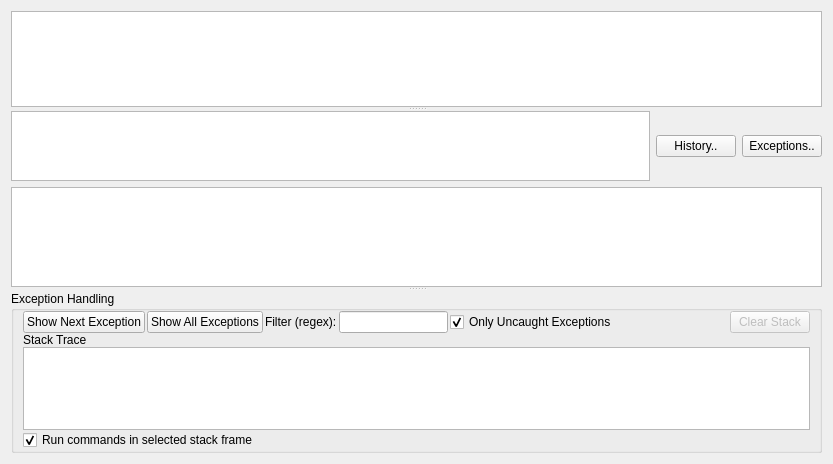
<?xml version="1.0" encoding="UTF-8"?>
<ui version="4.0">
 <class>Form</class>
 <widget class="QWidget" name="Form">
  <property name="geometry">
   <rect>
    <x>0</x>
    <y>0</y>
    <width>833</width>
    <height>464</height>
   </rect>
  </property>
  <property name="windowTitle">
   <string>Console</string>
  </property>
  <layout class="QVBoxLayout" name="verticalLayout_2">
   <item>
    <widget class="QSplitter" name="splitter">
     <property name="orientation">
      <enum>Qt::Vertical</enum>
     </property>
     <widget class="QWidget" name="">
      <layout class="QVBoxLayout" name="verticalLayout">
       <item>
        <widget class="QSplitter" name="splitter_2">
         <property name="orientation">
          <enum>Qt::Vertical</enum>
         </property>
         <widget class="QPlainTextEdit" name="output">
          <property name="font">
           <font>
            <family>Monospace</family>
           </font>
          </property>
          <property name="readOnly">
           <bool>true</bool>
          </property>
         </widget>
         <widget class="QWidget" name="">
          <layout class="QHBoxLayout" name="horizontalLayout">
           <item>
            <widget class="CmdInput" name="textEdit">
             <property name="sizePolicy">
              <sizepolicy hsizetype="Expanding" vsizetype="Preferred">
               <horstretch>0</horstretch>
               <verstretch>0</verstretch>
              </sizepolicy>
             </property>
            </widget>
           </item>
           <item>
            <widget class="QPushButton" name="historyBtn">
             <property name="text">
              <string>History..</string>
             </property>
             <property name="checkable">
              <bool>true</bool>
             </property>
            </widget>
           </item>
           <item>
            <widget class="QPushButton" name="exceptionBtn">
             <property name="text">
              <string>Exceptions..</string>
             </property>
             <property name="checkable">
              <bool>true</bool>
             </property>
            </widget>
           </item>
          </layout>
         </widget>
        </widget>
       </item>
       <item>
        <widget class="QListWidget" name="historyList">
         <property name="font">
          <font>
           <family>Monospace</family>
          </font>
         </property>
        </widget>
       </item>
      </layout>
     </widget>
     <widget class="QGroupBox" name="exceptionGroup">
      <property name="title">
       <string>Exception Handling</string>
      </property>
      <layout class="QGridLayout" name="gridLayout_2">
       <property name="topMargin">
        <number>0</number>
       </property>
       <property name="bottomMargin">
        <number>0</number>
       </property>
       <property name="horizontalSpacing">
        <number>2</number>
       </property>
       <property name="verticalSpacing">
        <number>0</number>
       </property>
       <item row="2" column="0" colspan="7">
        <widget class="QListWidget" name="exceptionStackList">
         <property name="alternatingRowColors">
          <bool>true</bool>
         </property>
        </widget>
       </item>
       <item row="1" column="0" colspan="7">
        <widget class="QLabel" name="exceptionInfoLabel">
         <property name="text">
          <string>Stack Trace</string>
         </property>
         <property name="wordWrap">
          <bool>true</bool>
         </property>
        </widget>
       </item>
       <item row="0" column="2">
        <widget class="QLabel" name="label">
         <property name="text">
          <string>Filter (regex):</string>
         </property>
        </widget>
       </item>
       <item row="0" column="4">
        <widget class="QCheckBox" name="onlyUncaughtCheck">
         <property name="text">
          <string>Only Uncaught Exceptions</string>
         </property>
         <property name="checked">
          <bool>true</bool>
         </property>
        </widget>
       </item>
       <item row="0" column="0">
        <widget class="QPushButton" name="catchNextExceptionBtn">
         <property name="text">
          <string>Show Next Exception</string>
         </property>
         <property name="checkable">
          <bool>true</bool>
         </property>
        </widget>
       </item>
       <item row="0" column="1">
        <widget class="QPushButton" name="catchAllExceptionsBtn">
         <property name="text">
          <string>Show All Exceptions</string>
         </property>
         <property name="checkable">
          <bool>true</bool>
         </property>
        </widget>
       </item>
       <item row="0" column="5">
        <spacer name="horizontalSpacer">
         <property name="orientation">
          <enum>Qt::Horizontal</enum>
         </property>
         <property name="sizeHint" stdset="0">
          <size>
           <width>40</width>
           <height>20</height>
          </size>
         </property>
        </spacer>
       </item>
       <item row="0" column="3">
        <widget class="QLineEdit" name="filterText"/>
       </item>
       <item row="3" column="0" colspan="7">
        <widget class="QCheckBox" name="runSelectedFrameCheck">
         <property name="text">
          <string>Run commands in selected stack frame</string>
         </property>
         <property name="checked">
          <bool>true</bool>
         </property>
        </widget>
       </item>
       <item row="0" column="6">
        <widget class="QPushButton" name="clearExceptionBtn">
         <property name="enabled">
          <bool>false</bool>
         </property>
         <property name="text">
          <string>Clear Stack</string>
         </property>
        </widget>
       </item>
      </layout>
     </widget>
    </widget>
   </item>
  </layout>
 </widget>
 <customwidgets>
  <customwidget>
   <class>CmdInput</class>
   <extends>QTextEdit</extends>
   <header>.CmdInput</header>
  </customwidget>
 </customwidgets>
 <resources/>
 <connections/>
</ui>
